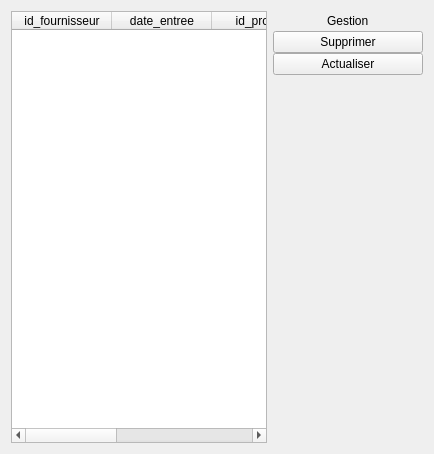
         <widget class="QWidget" name="page_entrees">
          <attribute name="title">
           <string>Entrees</string>
          </attribute>
          <layout class="QHBoxLayout" name="horizontalLayout_36">
           <item>
            <widget class="QWidget" name="entrees_main_page" native="true">
             <layout class="QHBoxLayout" name="horizontalLayout_24">
              <property name="spacing">
               <number>0</number>
              </property>
              <property name="leftMargin">
               <number>0</number>
              </property>
              <property name="topMargin">
               <number>0</number>
              </property>
              <property name="rightMargin">
               <number>0</number>
              </property>
              <property name="bottomMargin">
               <number>0</number>
              </property>
              <item>
               <widget class="QTableWidget" name="table_entrees">
                <column>
                 <property name="text">
                  <string>id_fournisseur</string>
                 </property>
                </column>
                <column>
                 <property name="text">
                  <string>date_entree</string>
                 </property>
                </column>
                <column>
                 <property name="text">
                  <string>id_produit</string>
                 </property>
                </column>
                <column>
                 <property name="text">
                  <string>quantite</string>
                 </property>
                </column>
                <column>
                 <property name="text">
                  <string>id_entrepot</string>
                 </property>
                </column>
               </widget>
              </item>
             </layout>
            </widget>
           </item>
           <item>
            <widget class="QWidget" name="widget_17" native="true">
             <property name="minimumSize">
              <size>
               <width>150</width>
               <height>0</height>
              </size>
             </property>
             <property name="maximumSize">
              <size>
               <width>150</width>
               <height>16777215</height>
              </size>
             </property>
             <layout class="QVBoxLayout" name="verticalLayout_9">
              <property name="spacing">
               <number>0</number>
              </property>
              <property name="leftMargin">
               <number>0</number>
              </property>
              <property name="topMargin">
               <number>0</number>
              </property>
              <property name="rightMargin">
               <number>0</number>
              </property>
              <property name="bottomMargin">
               <number>0</number>
              </property>
              <item>
               <layout class="QHBoxLayout" name="horizontalLayout_23">
                <item>
                 <spacer name="horizontalSpacer_17">
                  <property name="orientation">
                   <enum>Qt::Horizontal</enum>
                  </property>
                  <property name="sizeHint" stdset="0">
                   <size>
                    <width>40</width>
                    <height>20</height>
                   </size>
                  </property>
                 </spacer>
                </item>
                <item>
                 <widget class="QLabel" name="label_9">
                  <property name="text">
                   <string>Gestion</string>
                  </property>
                 </widget>
                </item>
                <item>
                 <spacer name="horizontalSpacer_18">
                  <property name="orientation">
                   <enum>Qt::Horizontal</enum>
                  </property>
                  <property name="sizeHint" stdset="0">
                   <size>
                    <width>40</width>
                    <height>20</height>
                   </size>
                  </property>
                 </spacer>
                </item>
               </layout>
              </item>
              <item>
               <widget class="QPushButton" name="supprimer_entrees_btn">
                <property name="text">
                 <string>Supprimer</string>
                </property>
               </widget>
              </item>
              <item>
               <widget class="QPushButton" name="actualiser_entrees_btn">
                <property name="text">
                 <string>Actualiser</string>
                </property>
               </widget>
              </item>
              <item>
               <spacer name="verticalSpacer_9">
                <property name="orientation">
                 <enum>Qt::Vertical</enum>
                </property>
                <property name="sizeHint" stdset="0">
                 <size>
                  <width>20</width>
                  <height>368</height>
                 </size>
                </property>
               </spacer>
              </item>
             </layout>
            </widget>
           </item>
          </layout>
         </widget>
